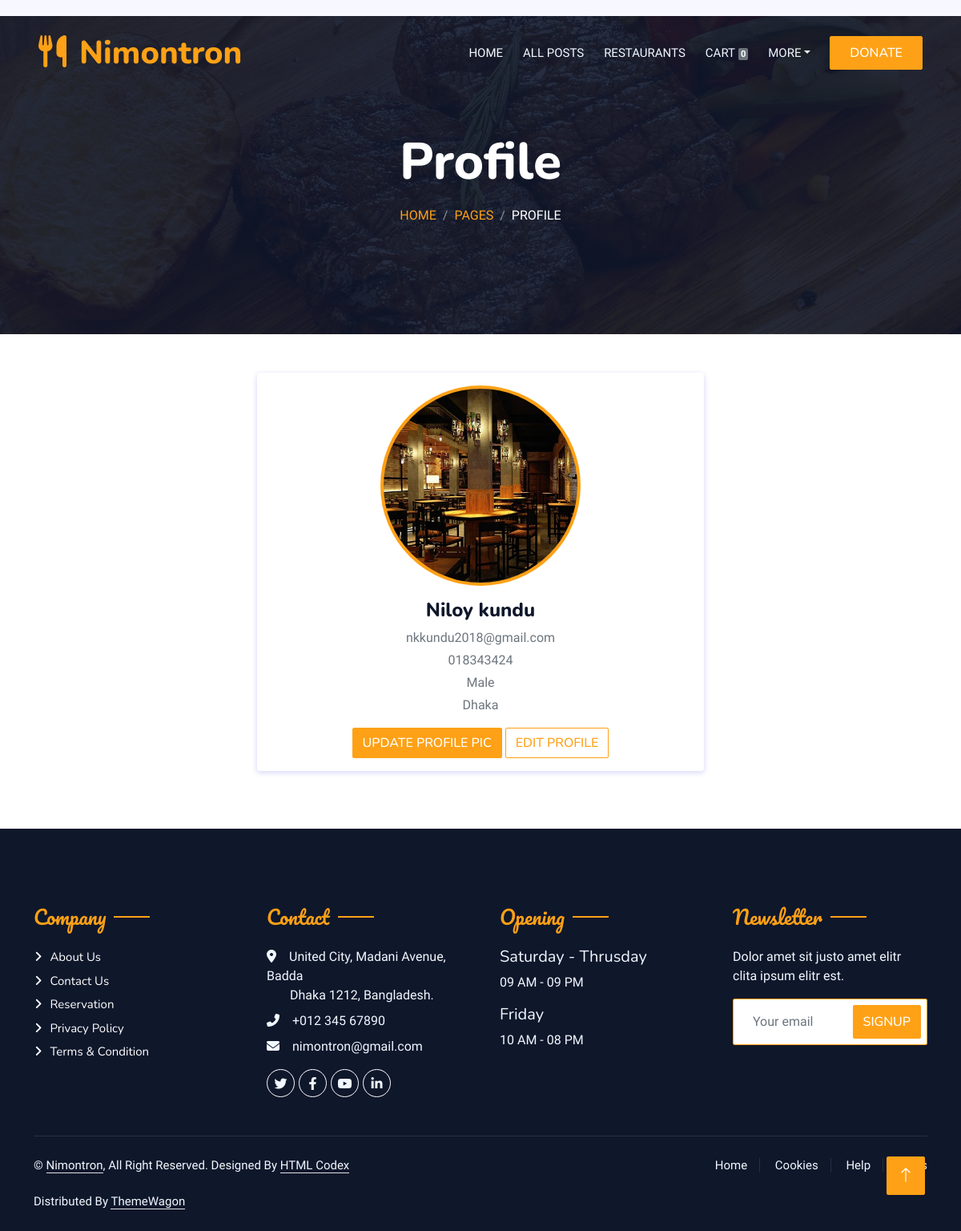
Page /customer_profile (signed in) on the committed database.
### customers/models.py (models this page shows, shortened)
class Customer(models.Model):
    user = models.ForeignKey(User, on_delete=models.CASCADE)
    contact_no = models.CharField(max_length=15, null=True)
    image = models.FileField(null=True)
    address = models.CharField(max_length=100, null=True)
    gender = models.CharField(max_length=10, null=True)
    type = models.CharField(max_length=15, null=True)

### customers/views.py (the view, shortened to what this page needs)
# urls.py: path('customer_profile', views.customer_profile, name='customer_profile'),
def customer_profile(request):
    temp['title'] = 'Profile'
    temp['sub_title'] = 'Profile'
    if not request.user.is_authenticated:
        return redirect('customers:login_as')
    user=request.user
    data=Customer.objects.get(user=user)
    temp['info'] = data
    return render(request, 'customers/customer_profile.html', temp)

### customers/templates/customers/customer_profile.html (shortened to what this page needs)
{% include 'customers/customer_header.html' %}
{% load static %}
{% load static %}
{% block content %}
<main class="content">
    <div class="container">
        <form method="POST" enctype="multipart/form-data">
            <div class="main-body">
                <div class="d-flex justify-content-center">
                    <div class="col-lg-6">
                        <div class="card">
                            <div class="card-body">
                                <div class="d-flex flex-column align-items-center text-center">
                                    <img src="{{ info.image.url }}" alt="Admin" class="rounded-circle p-1 bg-primary"
                                        width="250">
                                    <div class="mt-3">
                                        <h4>{{ request.user.first_name }} {{ request.user.last_name }}</h4>
                                        <p class="text-secondary mb-1">{{ request.user.username }}</p>
                                        <p class="text-secondary mb-1">{{ info.contact_no }}</p>
                                        <p class="text-secondary mb-1">{{ info.gender }}</p>
                                        <p class="text-muted font-size-sm">{{ info.address }}</p>
                                        <button class="btn btn-primary">Update Profile Pic</button>
                                        <input class="btn btn-outline-primary whiteText" type="button"
                                            onclick="editProfile()" value="Edit Profile">
                                    </div>
                                </div>
                            </div>
                        </div>
                    </div>
                </div>
            </div>
        </form>
    </div>
    {% include 'customers/customer_footer.html' %}
{% endblock content %}

### customers/static/customers/css/style.css (style rules this page uses)
:root { --primary: #FEA116; --light: #F1F8FF; --dark: #0F172B; }
.btn { font-family: 'Nunito', sans-serif; font-weight: 500; text-transform: uppercase; transition: .5s; }
.btn.btn-primary, .btn.btn-secondary { color: #FFFFFF; }

### customers/templates/customers/customer_profile.html (style rules this page uses)
body { background: #f7f7ff; margin-top: 20px; }
.card { position: relative; display: flex; flex-direction: column; min-width: 0; word-wrap: break-word; background-color: #fff; background-clip: border-box; border: 0 solid transparent; border-radius: .25rem; margin-bottom: 1.5rem; box-shadow: 0 2px 6px 0 rgb(218 218 253 / 65%), 0 2px 6px 0 rgb(206 206 238 / 54%); }

### rows in the picture
Customer: image (picture), contact_no "018343424", gender "Male", address "Dhaka"

### other values in the picture
{{ name }} "Nimontron"
{{ cart }} "0"
{{ title }} "Profile"
{{ sub_title }} "PROFILE"
{{ request.user.first_name }} "Niloy"
{{ request.user.last_name }} "kundu"
{{ request.user.username }} "nkkundu2018@gmail.com"
